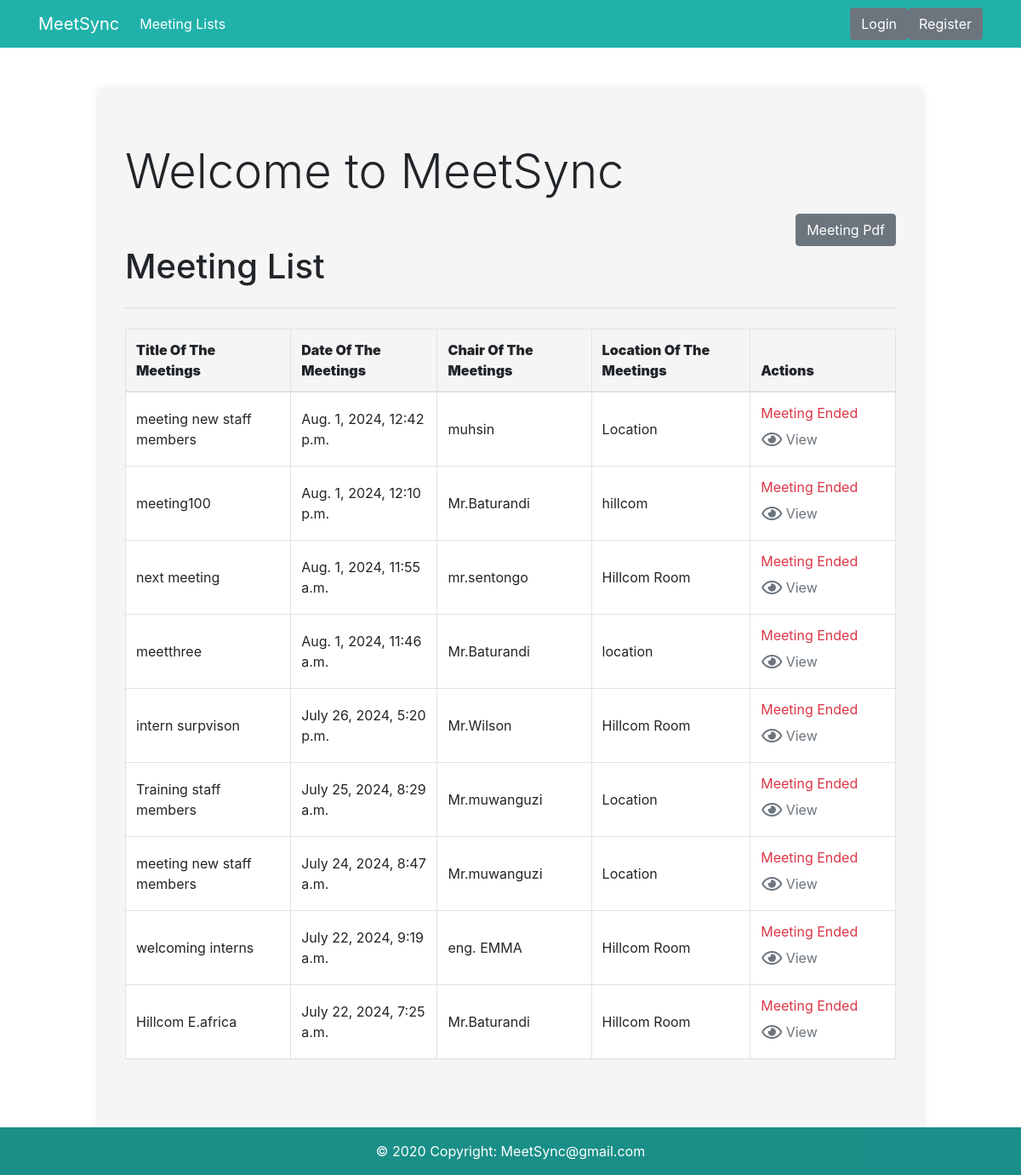
The page / on the database its author committed.
### meetings/models.py (models this page shows, shortened)
class TableMeeting(models.Model):
    title = models.CharField(max_length=200)
    date = models.DateTimeField(null=True)
    chair_meeting = models.CharField(max_length=200, blank=True, null=True)
    location = models.CharField(max_length=200, blank=True, null=True)
    description = SummernoteTextField(blank=True, null=True)
    name = models.CharField(max_length=100)
    email = models.EmailField()
    pdf_path = models.CharField(max_length=200, blank=True, null=True)
    is_completed = models.BooleanField(default=False)

### meetings/views.py (the view)
# urls.py: path('', views.meeting_view, name='meeting_view'),
def meeting_view(request):
    meetings = TableMeeting.objects.order_by('-date')
    show_modal = request.session.pop('show_modal', False)
    modal_message = request.session.pop('modal_message', '')
    context = {
        'meetings': meetings,
        'show_modal': show_modal,
        'modal_message': modal_message,
    }
    return render(request, 'meeting_view.html', context)

### meetings/templates/meeting_view.html (shortened to what this page needs)
{% extends "base.html" %}
{% load crispy_forms_tags %}
{% block content %}
    <h1 class="display-4">Welcome to MeetSync</h1>
    <div class="d-flex justify-content-end mt-3">
        <button type="button" class="btn btn-secondary"  data-toggle="modal" data-target="#meetingsModal">Meeting Pdf</button>
    </div>
    <h1>Meeting List</h1>
    <hr class="my-4">
    <div class="table-responsive">
        <table class="table table-bordered table-hover">
            <thead>
                <tr>
                    <th scope="col"><strong>Title Of The Meetings</strong> </th>
                    <th scope="col"><strong>Date Of The Meetings</strong> </th>
                    <th scope="col"><strong>Chair Of The Meetings</strong></th>
                    <th scope="col"><strong>Location Of The Meetings</strong></th>
                    <th scope="col"><strong>Actions</strong></th>
                </tr>
            </thead>
            <tbody class="table-content">
                {% for meeting in meetings %}
                    <tr>
                        <td>{{ meeting.title }}</td>
                        <td>{{ meeting.date }}</td>
                        <td>{{ meeting.chair_meeting }}</td>
                        <td>{{ meeting.location }}</td>
                        <td>
                        {% if not meeting.is_completed %}
                        <button type="button" class="btn text-secondary px-0" data-toggle="modal" data-target="#joinModal-{{ meeting.id }}">
                            <i class="far fa-edit fa-lg"></i> Join
                        </button>
                        {% else %}
                            <span class="text-danger">Meeting Ended</span>
                        {% endif %}
                            <button type="button" class="btn text-secondary px-0" data-toggle="modal" data-target="#viewModal-{{ meeting.id }}">
                                <i class="far fa-eye fa-lg"></i> View
                            </button>
                        </td>
                    </tr>
                {% endfor %}
            </tbody>
        </table>
    </div>
{% endblock content %}

### meetings/templates/base.html (shortened to what this page needs)
{% load static %}
<!DOCTYPE html>
<html lang="en">
<head>
    <link rel="stylesheet" href="https://stackpath.bootstrapcdn.com/bootstrap/4.5.2/css/bootstrap.min.css">
    <link rel="stylesheet" href="https://cdnjs.cloudflare.com/ajax/libs/font-awesome/5.11.2/css/all.min.css">
    <link href="{% static 'summernote/summernote-bs5.min.css' %}" rel="stylesheet">
</head>
<body>
    <nav class="navbar navbar-expand-lg navbar-light">
        <div class="container">
            <a class="navbar-brand" href="#">MeetSync</a>
            <div class="collapse navbar-collapse" id="navbarSupportedContent">
                <ul class="navbar-nav me-auto mb-2 mb-lg-0">
                    <li class="nav-item">
                        <a class="nav-link active" href="{% url 'meeting_view' %}">Meeting Lists</a>
                    </li>
                </ul>
                <ul class="navbar-nav ml-auto">
                    {% if user.is_authenticated %}
                        <li class="nav-item">
                            <a class="nav-link" href="{% url 'logout' %}">Logout</a>
                        </li>
                        <li class="nav-item">
                            <a class="nav-link btn-primary" href="{% url 'create_meeting' %}"> Create Meeting</a>
                        </li>
                    {% else %}
                        <button type="button" class="btn btn-secondary" data-toggle="modal" data-target="#loginModal">Login</button>
                        <button type="button" class="btn btn-secondary" data-toggle="modal" data-target="#registerModal">Register</button>
                    {% endif %}
                </ul>
            </div>
        </div>
    </nav>
        <div class="col-md-10 offset-md-1 mt-5">
            <div class="jumbotron custom-jumbotron">
                {% block content %}
                {% endblock content %}
            </div>
        </div>
    <footer class="footer text-lg-start mt-5 fixed-bottom">
        <div class="text-center text-white p-3" style="background-color: rgba(0, 0, 0, 0.2);">
          © 2020 Copyright:
          <a class="text-white" href="#">MeetSync@gmail.com</a>
        </div>
    </footer>
</body>
</html>

### meetings/templates/base.html (style rules this page uses)
body { background-color: white; }
.navbar, footer { background-color: #20B2AA; }
.navbar-brand, .nav-link { color: #fff !important; }
.jumbotron { background-color: whitesmoke; border:0px; box-shadow: 0 0 10px rgba(0, 0, 0, 0.1); }
.table-responsive { margin-bottom: 1.5rem; }
.table-content { background-color: white; }
.table td, .table th { vertical-align: middle; }
.btn { white-space: nowrap; }

### rows shown on the page
TableMeeting: title "meeting new staff members", date "Aug. 1, 2024, 12:42 p.m.", chair_meeting "muhsin", location "Location", is_completed "Meeting Ended"
TableMeeting: title "meeting100", date "Aug. 1, 2024, 12:10 p.m.", chair_meeting "Mr.Baturandi", location "hillcom", is_completed "Meeting Ended"
TableMeeting: title "next meeting", date "Aug. 1, 2024, 11:55 a.m.", chair_meeting "mr.sentongo", location "Hillcom Room", is_completed "Meeting Ended"
TableMeeting: title "meetthree", date "Aug. 1, 2024, 11:46 a.m.", chair_meeting "Mr.Baturandi", location "location", is_completed "Meeting Ended"
TableMeeting: title "intern surpvison", date "July 26, 2024, 5:20 p.m.", chair_meeting "Mr.Wilson", location "Hillcom Room", is_completed "Meeting Ended"
TableMeeting: title "Training staff members", date "July 25, 2024, 8:29 a.m.", chair_meeting "Mr.muwanguzi", location "Location", is_completed "Meeting Ended"
TableMeeting: title "meeting new staff members", date "July 24, 2024, 8:47 a.m.", chair_meeting "Mr.muwanguzi", location "Location", is_completed "Meeting Ended"
TableMeeting: title "welcoming interns", date "July 22, 2024, 9:19 a.m.", chair_meeting "eng. EMMA", location "Hillcom Room", is_completed "Meeting Ended"
TableMeeting: title "Hillcom E.africa", date "July 22, 2024, 7:25 a.m.", chair_meeting "Mr.Baturandi", location "Hillcom Room", is_completed "Meeting Ended"
